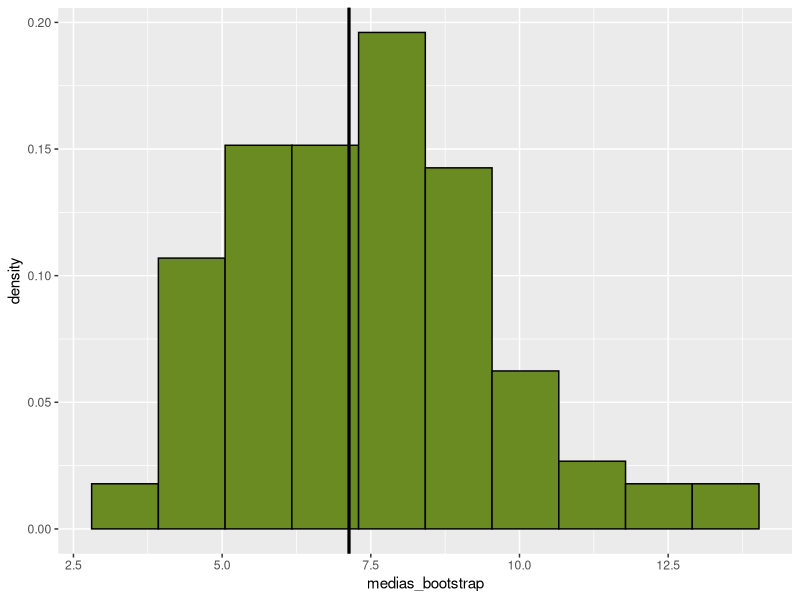
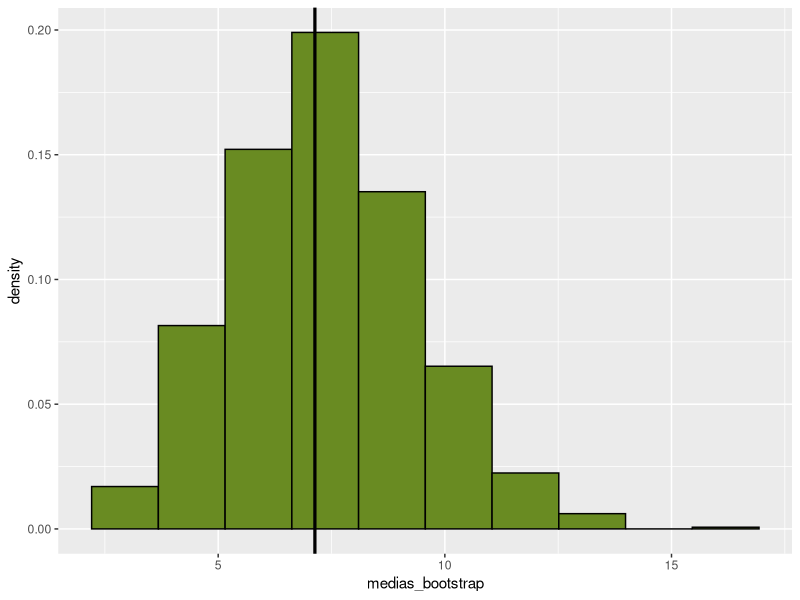
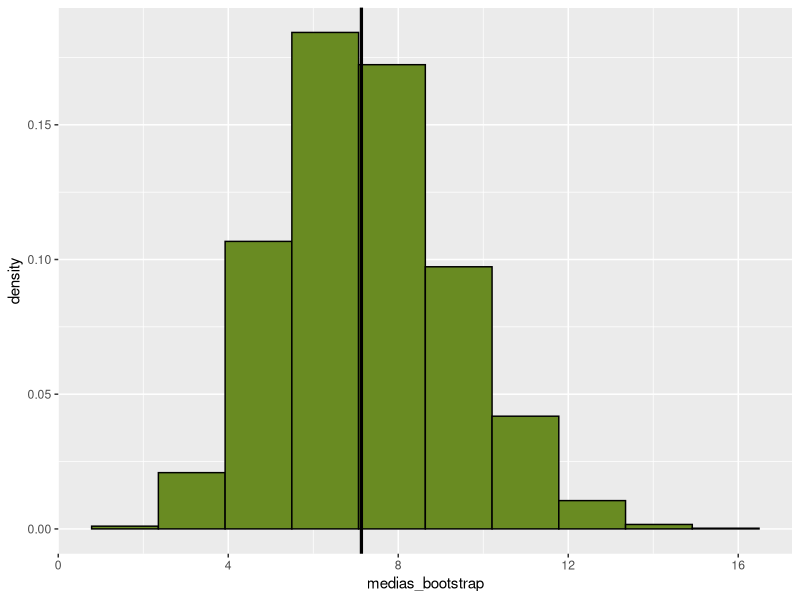
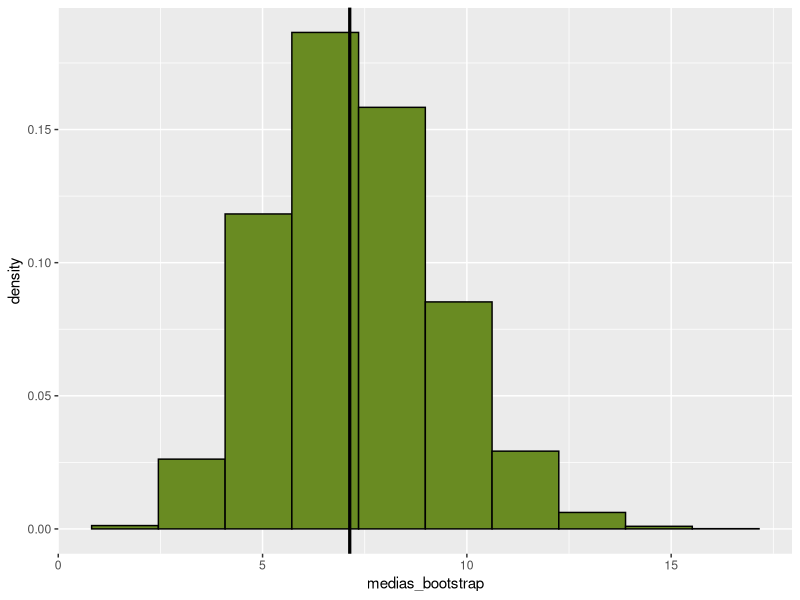
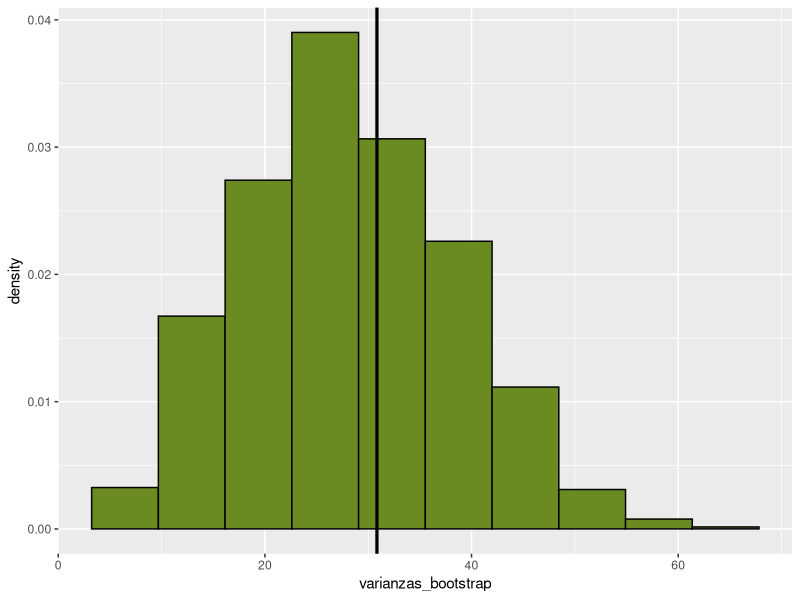
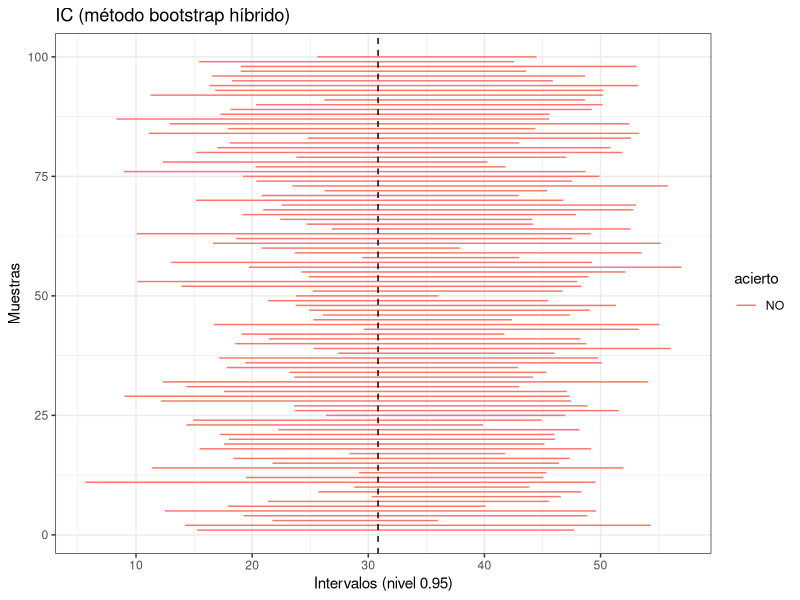

Reproduce these figures in R, in order.
## ---- chunk 1
library(tidyverse)
## ---- chunk 2
knitr::opts_chunk$set(echo = TRUE)
## ---- chunk 3
muestra_original <- c(1,2,3.5,4,7,7.3,8.6,12.4,13.8,18.1)
n <- 10

mediaRecortada40 <- function(v){
  mean(sort(v)[3:8])
}

media_original <- mediaRecortada40(muestra_original)

#for (R in c(10,100,1000,2000)){
R <- 10
muestras_bootstrap <- sample(muestra_original, 10*n*R, rep = TRUE)
muestras_bootstrap <- matrix(muestras_bootstrap, nrow = n)

medias_bootstrap <- apply(muestras_bootstrap, 2, mediaRecortada40)

df <- data.frame(medias_bootstrap = medias_bootstrap)
  
ggplot(df) +
    geom_histogram(aes(x = medias_bootstrap, y = ..density..),
                   bins = 10, fill = 'olivedrab4', col = 'black') +
    geom_vline(xintercept = media_original, size = 1.1)
## ---- chunk 4
R <- 100
muestras_bootstrap <- sample(muestra_original, 10*n*R, rep = TRUE)
muestras_bootstrap <- matrix(muestras_bootstrap, nrow = n)

medias_bootstrap <- apply(muestras_bootstrap, 2, mediaRecortada40)

df <- data.frame(medias_bootstrap = medias_bootstrap)
  
ggplot(df) +
    geom_histogram(aes(x = medias_bootstrap, y = ..density..),
                   bins = 10, fill = 'olivedrab4', col = 'black') +
    geom_vline(xintercept = media_original, size = 1.1)
## ---- chunk 5
R <- 1000
muestras_bootstrap <- sample(muestra_original, 10*n*R, rep = TRUE)
muestras_bootstrap <- matrix(muestras_bootstrap, nrow = n)

medias_bootstrap <- apply(muestras_bootstrap, 2, mediaRecortada40)

df <- data.frame(medias_bootstrap = medias_bootstrap)
  
ggplot(df) +
    geom_histogram(aes(x = medias_bootstrap, y = ..density..),
                   bins = 10, fill = 'olivedrab4', col = 'black') +
    geom_vline(xintercept = media_original, size = 1.1)
## ---- chunk 6
R <- 2000
muestras_bootstrap <- sample(muestra_original, 10*n*R, rep = TRUE)
muestras_bootstrap <- matrix(muestras_bootstrap, nrow = n)

medias_bootstrap <- apply(muestras_bootstrap, 2, mediaRecortada40)

df <- data.frame(medias_bootstrap = medias_bootstrap)
  
ggplot(df) +
    geom_histogram(aes(x = medias_bootstrap, y = ..density..),
                   bins = 10, fill = 'olivedrab4', col = 'black') +
    geom_vline(xintercept = media_original, size = 1.1)
## ---- chunk 7
R <- 1000
muestras_bootstrap <- sample(muestra_original, n*R, rep = TRUE)
muestras_bootstrap <- matrix(muestras_bootstrap, nrow = n)

varianzas_bootstrap <- apply(muestras_bootstrap, 2, var)
varianza_original = var(muestra_original)

df <- data.frame(varianzas_bootstrap = varianzas_bootstrap)

ggplot(df) +
  geom_histogram(aes(x = varianzas_bootstrap, y = ..density..),
                 bins = 10, fill = 'olivedrab4', col = 'black') +
  geom_vline(xintercept = varianza_original, size = 1.1)

print(sd(varianzas_bootstrap))
## ---- chunk 8
sqrt(2*varianza_original^2 / (n-1))
## ---- chunk 9
alfa <- 0.05
m <- 100
R <- 10

media_original = mean(muestra_original)

acierto <- NULL
intervalo <- NULL
for (i in 1:m){
  muestras_bootstrap <- sample(muestra_original, n*R, rep = TRUE)
  muestras_bootstrap <- matrix(muestras_bootstrap, nrow = n)
  varianzas_bootstrap <- apply(muestras_bootstrap, 2, var)
  ic_min <- 2*varianza_original - quantile(varianzas_bootstrap, 1-alfa/2)
  ic_max <- 2*varianza_original - quantile(varianzas_bootstrap, alfa/2)
  intervalo <- rbind(intervalo, c(ic_min, ic_max))
  acierto <- c(acierto, ic_min < varianza_original & ic_max > varianza_original)
}

df <- data.frame(ic_min <- intervalo[,1],
                 ic_max <- intervalo[, 2],
                 ind = 1:m,
                 acierto = acierto)
ggplot(df) +
  geom_linerange(aes(xmin = ic_min, xmax = ic_max, y = ind, col = acierto)) +
  scale_color_hue(labels = c("NO", "SÍ")) +
  geom_vline(aes(xintercept = varianza_original), linetype = 2) +
  theme_bw() +
  labs(y = 'Muestras', x = 'Intervalos (nivel 0.95)',
       title = 'IC (método bootstrap híbrido)')
